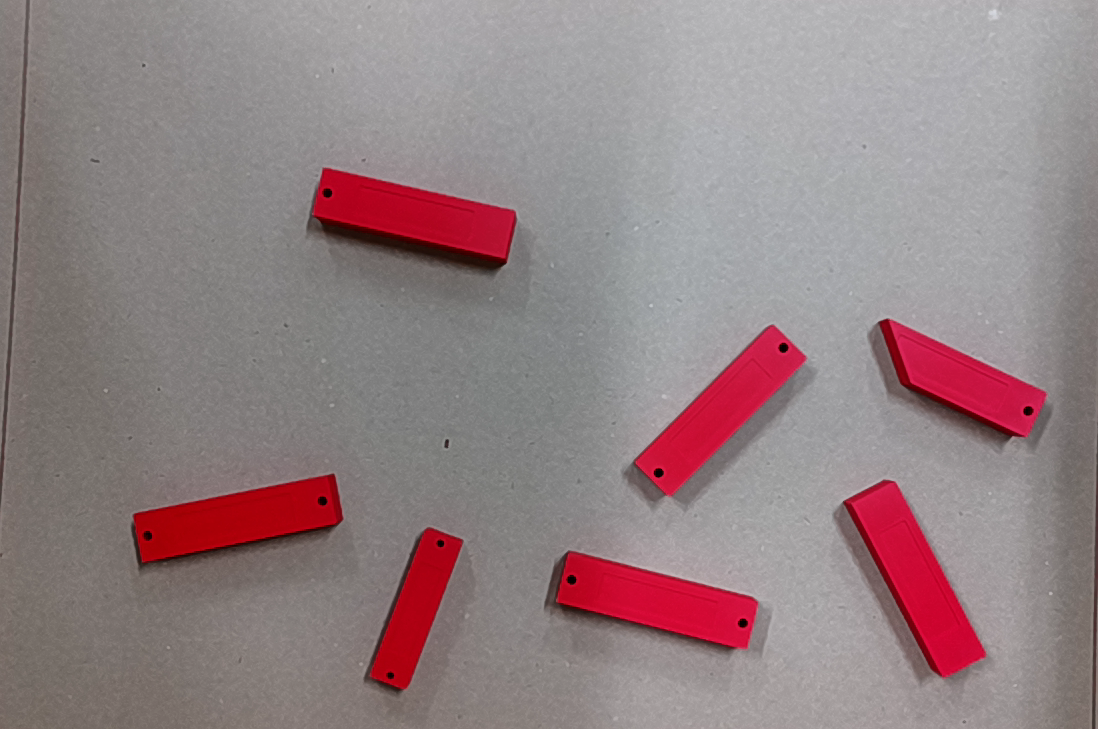
#> input picture C_data/Sample_images/frame_1764333461.png, 1098 x 729 px; its folder holds 3 pictures in this run
$ python qc_preprocess_test.py
#> lines starting #> are read from the running program, lines starting #| are printed output that depends on the picture; after the words box and inside, x2 and y2 are one past the last pixel; in counts of white or black regions, pixels touching at a corner belong together
#> further down, frame is the input picture: shape (729, 1098, 3); mean B, G, R 131.3, 128.8, 147.5
### E_tests/qc_preprocess.py
# =======================================================
# qc_preprocess.py (FINAL PRODUCTION VERSION)
# RAW frame → mask + intermediate images
# Matches Vision_settings pipeline — but WITHOUT crop/scale.
# =======================================================

import cv2 as cv
import numpy as np
import json
from pathlib import Path

# -----------------------------
# SETTINGS PATH (GLOBAL)
# -----------------------------
ROOT = Path(__file__).resolve().parent
PROJECT_ROOT = ROOT.parents[0]                     # <-- vigtigt!
SETTINGS_FILE = PROJECT_ROOT / "calibration_settings.json"


# -----------------------------
# LOAD SETTINGS
# -----------------------------
def load_settings():
    if not SETTINGS_FILE.exists():
        raise FileNotFoundError(f"Settings fil mangler: {SETTINGS_FILE}")

    with open(SETTINGS_FILE, "r") as f:
#> (reads E_tests/calibration_settings.json from the repository)
        cfg = json.load(f)

    return cfg


# -----------------------------
# MAIN PREPROCESS FUNCTION
# -----------------------------
def QCPreprocess(frame):
    """
    Input: RAW frame (BGR)
    Output:
        mask           (HSV mask)
        gray           (Grayscale of masked frame)
        thresh         (Adaptive or global threshold)
        edges          (Canny edges)
        debug_overlay  (Contour overlay for debugging)
    """

    cfg = load_settings()

    # HSV ranges
    lower = np.array([cfg["H_low"],  cfg["S_low"],  cfg["V_low"]], dtype=np.uint8)
    upper = np.array([cfg["H_high"], cfg["S_high"], cfg["V_high"]], dtype=np.uint8)

    blur_k      = int(cfg["blur_k"])
    global_thr  = int(cfg["global_thresh"])
    thresh_mode = int(cfg["thresh_mode"])
    block_size  = int(cfg["block_size"])
    C_val       = int(cfg["C"])
    canny_low   = int(cfg["canny_low"])
    canny_high  = int(cfg["canny_high"])
    min_area    = int(cfg["min_area"])

    # Ensure valid kernel sizes
    if blur_k < 1: blur_k = 1
    if blur_k % 2 == 0: blur_k += 1
    if block_size < 3: block_size = 3
    if block_size % 2 == 0: block_size += 1
    if canny_high <= canny_low:
        canny_high = canny_low + 1

    # -----------------------------
    # 1. HSV Mask
    # -----------------------------
    hsv = cv.cvtColor(frame, cv.COLOR_BGR2HSV)
#> hsv: shape (729, 1098, 3); mean H, S, V 78.5, 32.5, 148.3
    mask = cv.inRange(hsv, lower, upper)
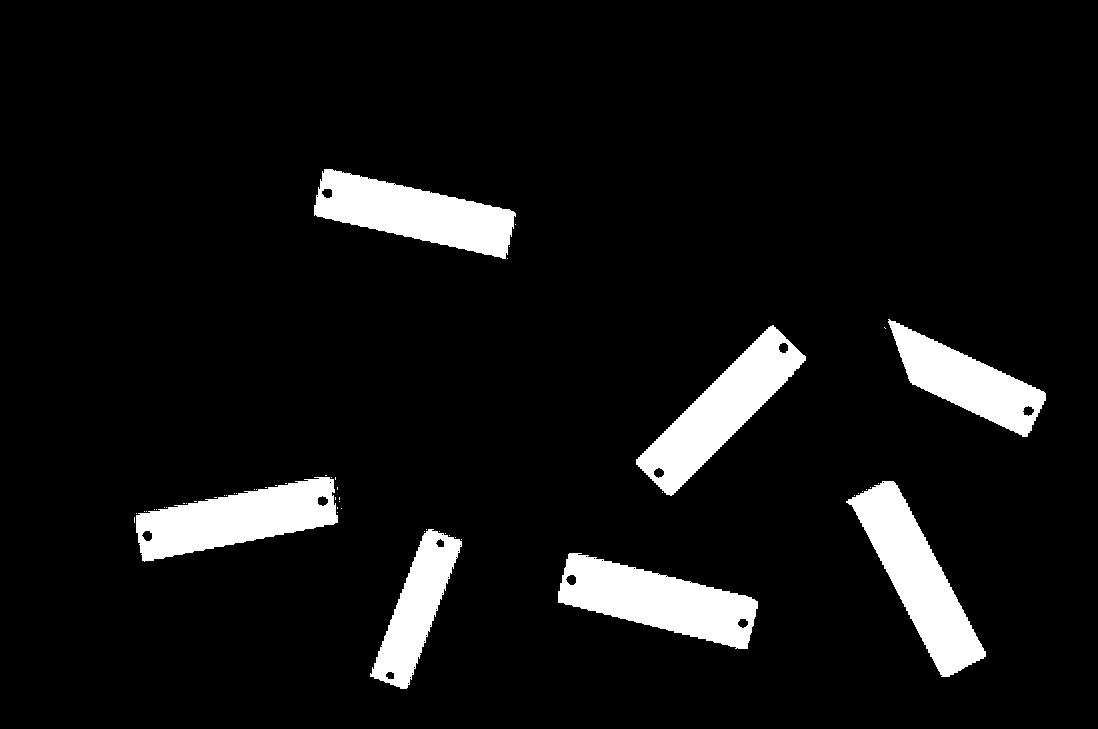
#> mask: shape (729, 1098); 7.9% white; 56 white regions (49 under 20 px), largest, box (x1, y1, x2, y2) and area: (558, 553, 758, 649) 10152, (846, 481, 986, 677) 10125, (636, 325, 806, 496) 9766
    masked = cv.bitwise_and(frame, frame, mask=mask)
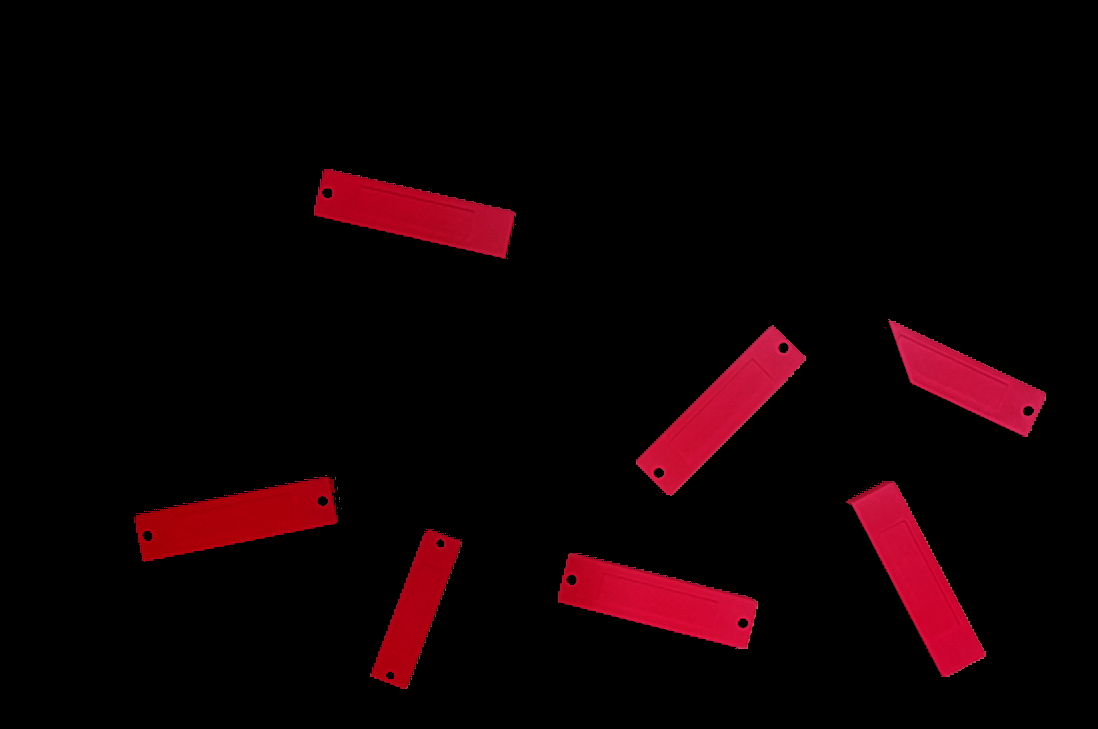
#> masked: shape (729, 1098, 3); mean B, G, R 3.4, 0.9, 15

    # -----------------------------
    # 2. Blur + Gray
    # -----------------------------
    gray = cv.cvtColor(masked, cv.COLOR_BGR2GRAY)
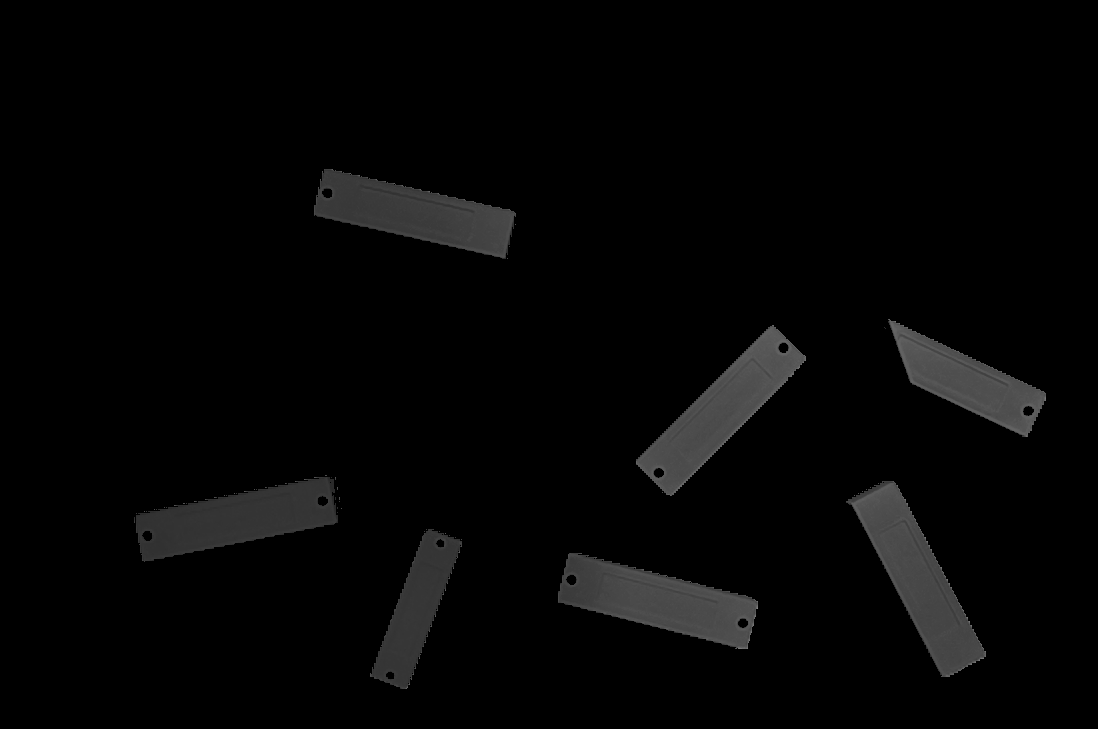
#> gray: shape (729, 1098); min 0, max 136, mean 5.4
    blur = cv.GaussianBlur(gray, (blur_k, blur_k), 0)

    # -----------------------------
    # 3. Threshold modes
    # -----------------------------
    if thresh_mode == 0:
        _, thresh = cv.threshold(blur, global_thr, 255, cv.THRESH_BINARY_INV)

    elif thresh_mode == 1:
        thresh = cv.adaptiveThreshold(
            blur, 255,
            cv.ADAPTIVE_THRESH_MEAN_C,
            cv.THRESH_BINARY_INV,
            block_size, C_val)

    else:
        thresh = cv.adaptiveThreshold(
            blur, 255,
            cv.ADAPTIVE_THRESH_GAUSSIAN_C,
            cv.THRESH_BINARY_INV,
            block_size, C_val)
#> thresh: shape (729, 1098); 0.51% white in thin lines or dots, all inside (x1, y1, x2, y2) = (133, 168, 1047, 690)

    # -----------------------------
    # 4. Edges
    # -----------------------------
    edges = cv.Canny(blur, canny_low, canny_high)
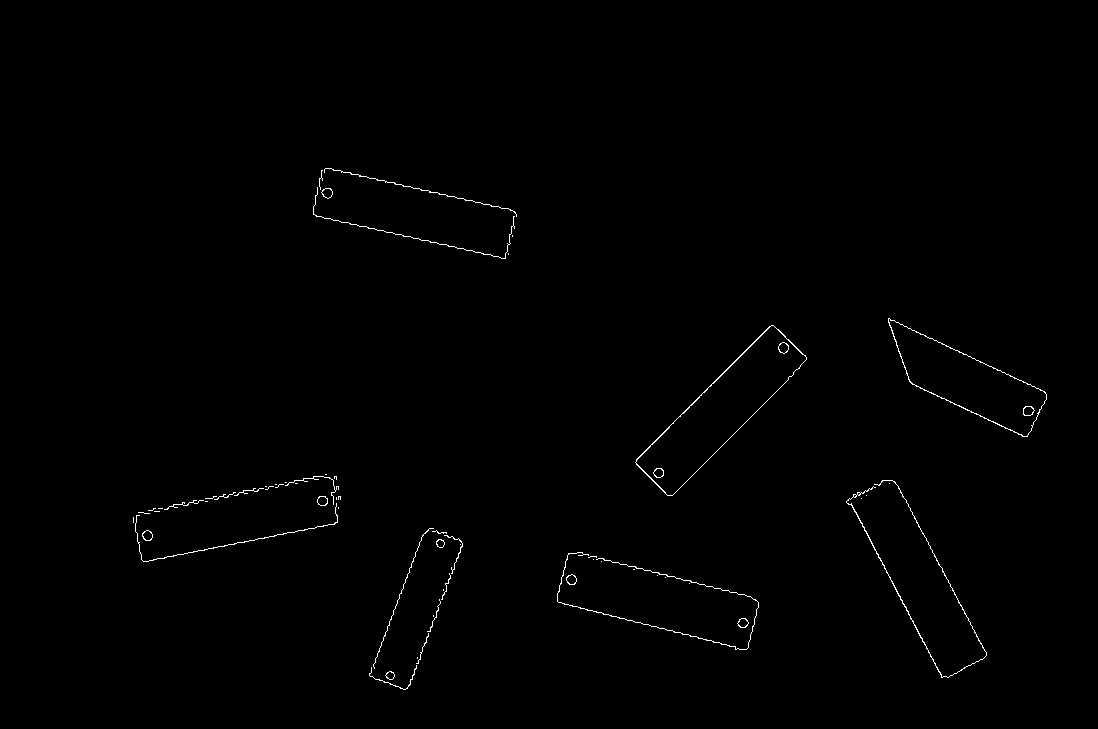
#> edges: shape (729, 1098); 0.5% white in thin lines or dots, all inside (x1, y1, x2, y2) = (133, 168, 1047, 690)

    # -----------------------------
    # 5. Contour Overlay (debug)
    # -----------------------------
    contours, _ = cv.findContours(edges, cv.RETR_LIST, cv.CHAIN_APPROX_SIMPLE)
#> contours = 77 contours, 51 with area under 20; largest, box (x1, y1, x2, y2) and area: (635, 325, 807, 496) 9920, (635, 325, 807, 496) 9757, (888, 318, 1047, 437) 7548, (888, 318, 1047, 437) 7476, (846, 480, 987, 678) 127
    big_contours = [c for c in contours if cv.contourArea(c) >= min_area]
#> big_contours has the same summary as contours

    debug_overlay = frame.copy()
    cv.drawContours(debug_overlay, big_contours, -1, (0, 0, 255), 2)
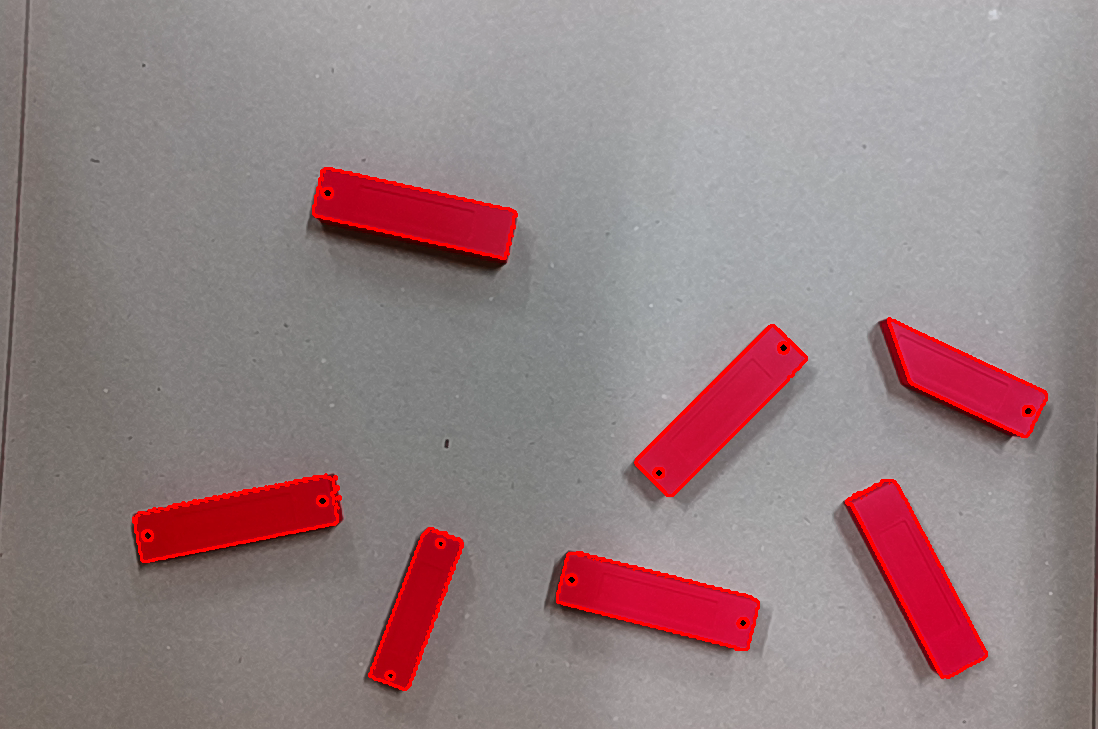
#> debug_overlay: shape (729, 1098, 3); 1.68% of pixels changed, all inside (x1, y1, x2, y2) = (132, 167, 1048, 691)

    return mask, gray, thresh, edges, debug_overlay


# -----------------------------
# END OF FILE
# -----------------------------

### E_tests/qc_preprocess_test.py
# =======================================================
# qc_preprocess_test.py (FINAL)
# Tester qc_preprocess pipeline
# =======================================================

import cv2 as cv
from pathlib import Path
import sys

# Ensure project root is on PATH
ROOT = Path(__file__).resolve().parent
PROJECT = ROOT.parents[0]
sys.path.append(str(PROJECT))

from E_tests.qc_preprocess import QCPreprocess

# Testimage
TEST_IMAGE = PROJECT / "C_data" / "Sample_images" / "frame_1764333461.png"

print("[INFO] Loading test image:")
print(TEST_IMAGE)

frame = cv.imread(str(TEST_IMAGE))
if frame is None:
    raise FileNotFoundError(f"Kunne ikke åbne testbilledet: {TEST_IMAGE}")

# Run preprocess
mask, gray, thresh, edges, debug = QCPreprocess(frame)

# Show windows
cv.imshow("RAW Frame", frame)
cv.imshow("Mask", mask)
cv.imshow("Gray", gray)
cv.imshow("Threshold", thresh)
cv.imshow("Edges", edges)
cv.imshow("Debug Overlay", debug)

print("\n[INFO] qc_preprocess test kører OK. Luk vinduer for at afslutte.")
cv.waitKey(0)
cv.destroyAllWindows()
